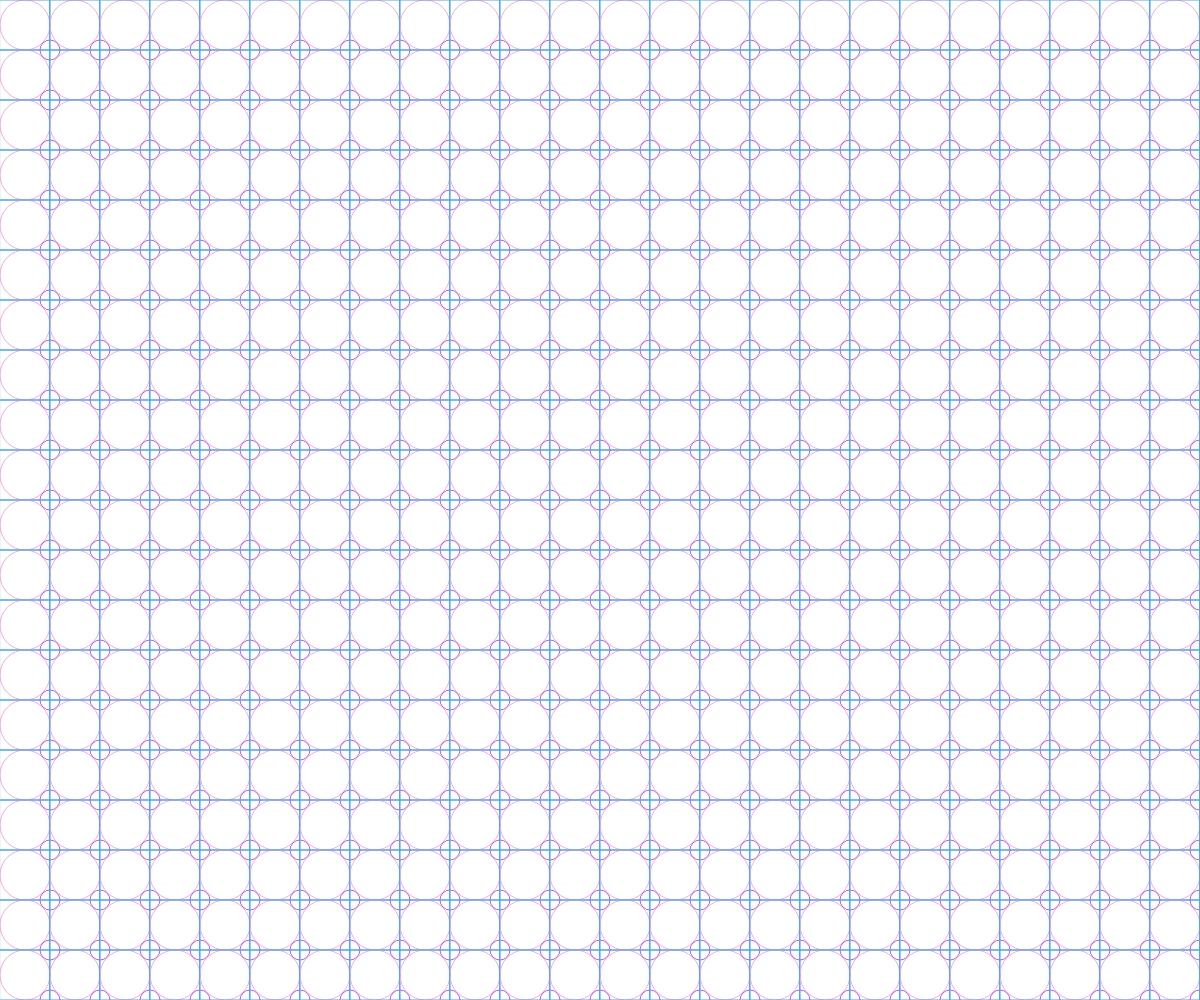
Frame 1 (no input)
Frame 60 (no input): identical to frame 1, image omitted
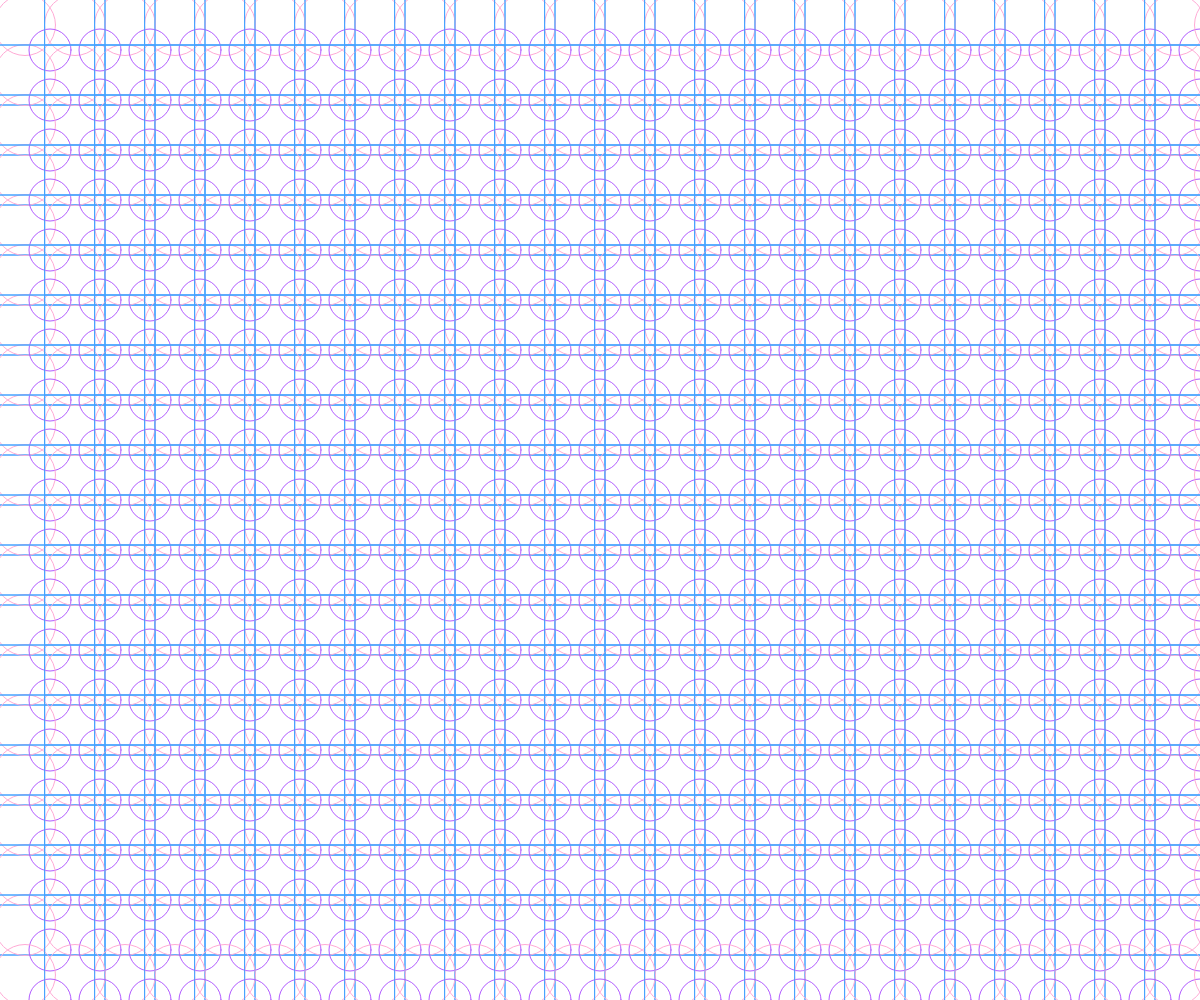
Frame 120 (the mouse pressed at the canvas centre since frame 60)

The p5.js sketch that drew these frames (run headless with seeded random() and noise() and a simulated clock; from frame 60 on, the mouse is pressed at the canvas centre):

// p5.js sketch
// ── sketch.js
function setup() {
	createCanvas(windowWidth, windowHeight);
	background(255);
}

function draw() {
 
  rectMode(CENTER)//設定方框的座標點為中心點
  noFill()//不充滿顏色
  //stroke(255)
 
  background(255)
  for(var j=0;j<int(height/(49));j++)
		{
  for(var i=0;i<int(width/(48));i++)
      {
	stroke(	"#FFAAD5")
	ellipse(25+(i*50),25+(j*50),50+(mouseX+mouseY)/100)
	stroke("#46A3FF")
  rect(25+(i*50),25+(j*50),50+(mouseX+mouseY)/10)
	stroke(	"#B15BFF")
  ellipse(50+(i*50),50+(j*50),20+(mouseX+mouseY)/50)
	    }
	  }		
	}
